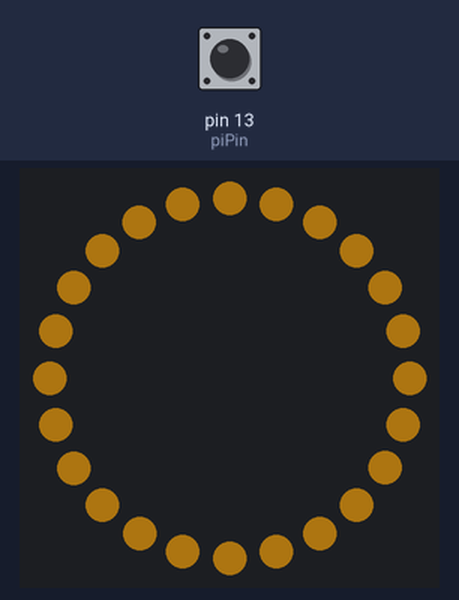
The sketch below on a simulated Arduino Uno, built with avr-gcc and run on an emulated ATmega328P. Shown: 24 RGB LEDs in a ring, first at the top, clockwise. Inputs (shaded band) come from the test bench; at power-on: pin 13 (piPin) HIGH. Dim RGB values are drawn brighter than linear.

Above: at 0.23 s.
At 3.99 s:
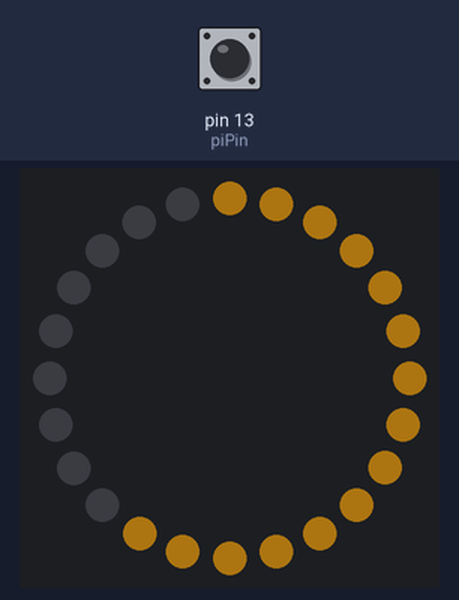
At 8.16 s:
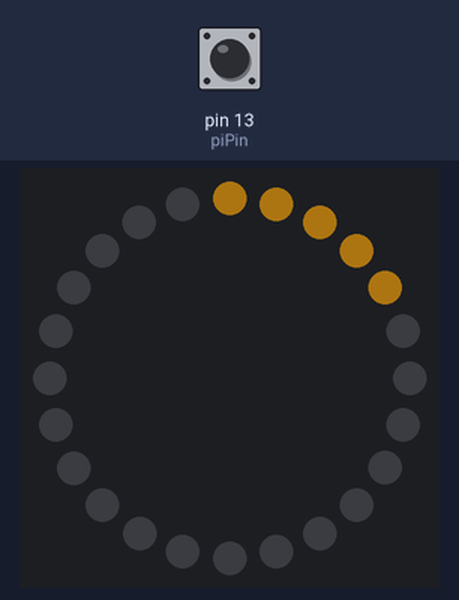
At 16.43 s:
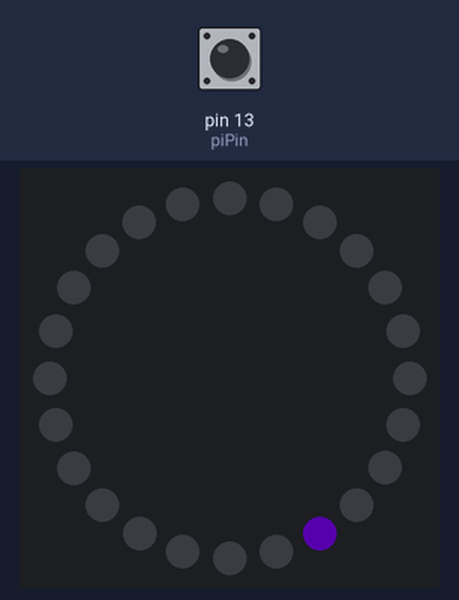
At 24.63 s:
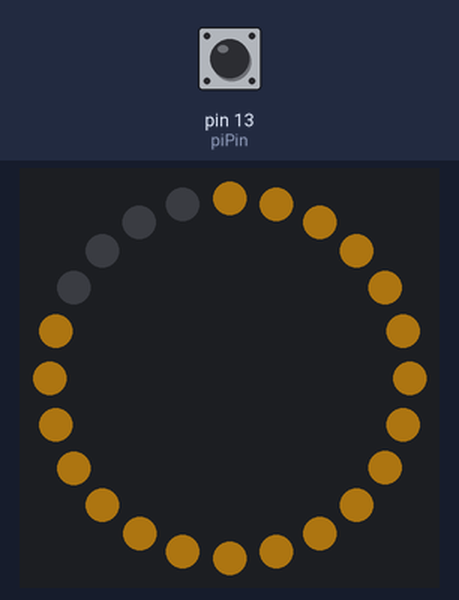
At 32.55 s:
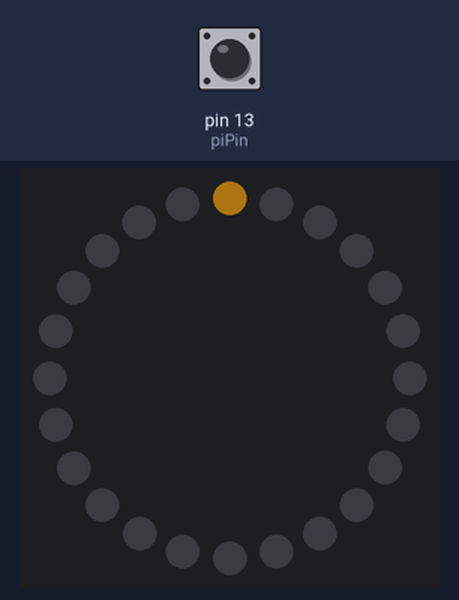

The sketch:

paaspop.ino
```cpp
/*
 * @author Milan Drossaerts (m.drossaerts@student.fontys.nl)
 *
 * Arduino script for the Paaspop '10 seconds of fame'
 */

// Include the NeoPixel library
#include <Adafruit_NeoPixel.h>

// The pin on which the NeoPixel ring is connected
int neoPin = 6;

// The number of LEDS in the ring
int neoLedCount = 24;

// The pin on which the Raspberry Pi is connected
int piPin = 13;

// The dim level of the NeoPixel ring (between 0 and 100)
// Please be aware that putting it higher than 50 might overcurrent the circuit
int neoBrightnessLevel = 50;

// The time the countdown should take in milliseconds
// (e.g. 10 seconds recording would be 10000)
int countdownTime = 10000;

// The number of iterations the loading circle should making
// Each iterations duration will be the number of LEDs * 100 ms
int loadingIterations = 5;

Adafruit_NeoPixel neoPixelRing = Adafruit_NeoPixel(neoLedCount, neoPin, NEO_GRB + NEO_KHZ800);

void setup()
{
  // Set Raspberry Pi pin as input pin
  pinMode(piPin, INPUT_PULLUP);

  // Initialize the NeoPixel ring and set its brightness
  neoPixelRing.begin();
  neoPixelRing.setBrightness(neoBrightnessLevel);
  neoPixelRing.show();
}

void loop()
{
  // Wait for the Raspberry Pi pin to become high
  if (digitalRead(piPin))
  {
    // Loop through the leds and set them all to high
    for (int i = 0; i < neoLedCount; i++)
    {
      neoPixelRing.setPixelColor(i, 255, 174, 30);
      neoPixelRing.show();
    }

    // Loop through the leds and decrease each one
    for (int i = neoLedCount; i >= 0; i--)
    {
      neoPixelRing.setPixelColor(i, 0, 0, 0);
      neoPixelRing.show();
      delay((countdownTime/neoLedCount));
    }

    // Show loading circle for
    for (int i = 0; i < loadingIterations; i++)
    {
      for (int i = 0; i < neoLedCount; i++)
      {
        neoPixelRing.setPixelColor(i, 127, 0, 255);
        neoPixelRing.show();
        delay(100);
        neoPixelRing.setPixelColor(i, 0, 0, 0);
        neoPixelRing.show();
      }
    }
  }
}
```
